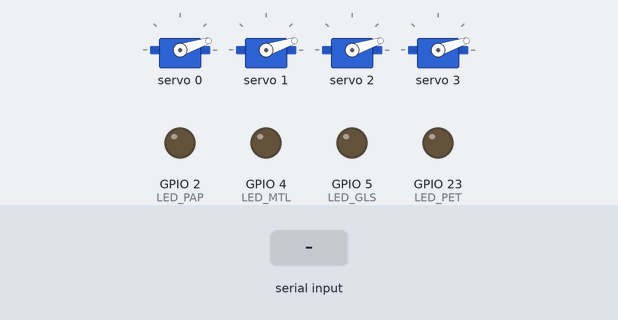
The sketch below on a simulated ESP32. On the bench: 4 × servo, output pins drawn as LEDs (lit = HIGH). The test bench sets the inputs (shaded band). What the sketch prints to the serial monitor is not drawn.

Above: at 1.2 s.
1.3 s: "PET\n" received over Serial
At 2.5 s:
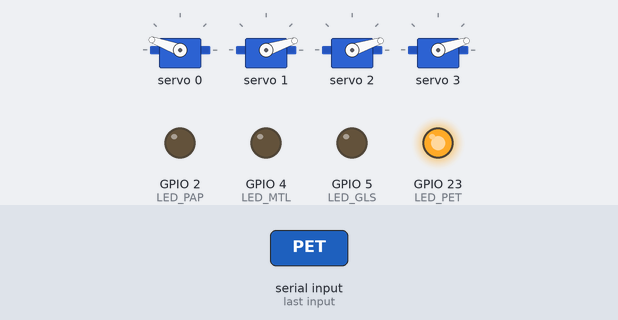
Timing chart, 0 to 7.8 s (numbered marks = the images above; inputs shaded):
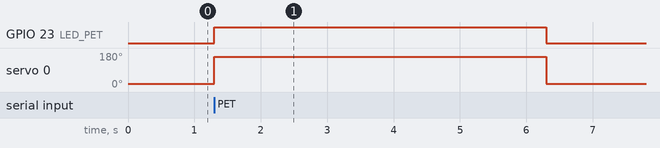

The sketch:

esp32_controller.ino
```cpp
// (licence header left out)
#include <Wire.h>
#include <Adafruit_PWMServoDriver.h>

Adafruit_PWMServoDriver pwm = Adafruit_PWMServoDriver(0x40);

#define SERVOMIN  150
#define SERVOMAX  600

// 各類別對應的 PCA9685 馬達通道
const int CH_PET = 0;
const int CH_GLS = 1;
const int CH_MTL = 2;
const int CH_PAP = 3;

// 各通道對應的 LED GPIO
const int LED_PET = 23;  // 通道 0 → GPIO 23
const int LED_GLS = 5;   // 通道 1 → GPIO 5
const int LED_MTL = 4;   // 通道 2 → GPIO 4
const int LED_PAP = 2;   // 通道 3 → GPIO 2

#define ANGLE_PET  120
#define ANGLE_GLS  120
#define ANGLE_MTL  120
#define ANGLE_PAP  120

bool busy = false;

int angleToPulse(int angle) {
  return map(angle, 0, 180, SERVOMIN, SERVOMAX);
}

void runSorter(int channel, int angle, int ledPin, const char* label) {
  Serial.print("【收到】");
  Serial.print(label);
  Serial.print(" → 通道 ");
  Serial.print(channel);
  Serial.println(" 馬達動作中");

  // 馬達執行時 LED 亮
  digitalWrite(ledPin, HIGH);
  pwm.setPWM(channel, 0, angleToPulse(angle));
  delay(5000);

  // 馬達回到 0 度，LED 熄滅
  pwm.setPWM(channel, 0, angleToPulse(0));
  digitalWrite(ledPin, LOW);

  // 清空 buffer 中累積的多餘指令
  while (Serial.available()) Serial.read();

  // 回傳結果給 Jetson
  Serial.print("DONE:");
  Serial.println(label);
}

void setup() {
  Serial.begin(115200);

  // 初始化四個 LED
  pinMode(LED_PET, OUTPUT); digitalWrite(LED_PET, LOW);
  pinMode(LED_GLS, OUTPUT); digitalWrite(LED_GLS, LOW);
  pinMode(LED_MTL, OUTPUT); digitalWrite(LED_MTL, LOW);
  pinMode(LED_PAP, OUTPUT); digitalWrite(LED_PAP, LOW);

  Wire.begin(21, 22);
  pwm.begin();
  pwm.setOscillatorFrequency(27000000);
  pwm.setPWMFreq(50);
  delay(10);

  // 四個通道都歸零
  pwm.setPWM(CH_PET, 0, angleToPulse(0));
  pwm.setPWM(CH_GLS, 0, angleToPulse(0));
  pwm.setPWM(CH_MTL, 0, angleToPulse(0));
  pwm.setPWM(CH_PAP, 0, angleToPulse(0));

  Serial.println("Ready. Waiting for commands from Jetson...");
}

void loop() {
  if (busy || !Serial.available()) return;

  String cmd = Serial.readStringUntil('\n');
  cmd.trim();

  if      (cmd == "PET") { busy = true; runSorter(CH_PET, ANGLE_PET, LED_PET, "PET bottle");  busy = false; }
  else if (cmd == "GLS") { busy = true; runSorter(CH_GLS, ANGLE_GLS, LED_GLS, "Glass bottle"); busy = false; }
  else if (cmd == "MTL") { busy = true; runSorter(CH_MTL, ANGLE_MTL, LED_MTL, "Aluminum can"); busy = false; }
  else if (cmd == "PAP") { busy = true; runSorter(CH_PAP, ANGLE_PAP, LED_PAP, "Tetra Pak");    busy = false; }
}
```

Measured:
- after the input at 1.3 s, GPIO 23 (LED_PET): LOW → HIGH at once, → LOW 5.0 s later; servo 0: 18° → 160° at once, → 18° 5.0 s later
